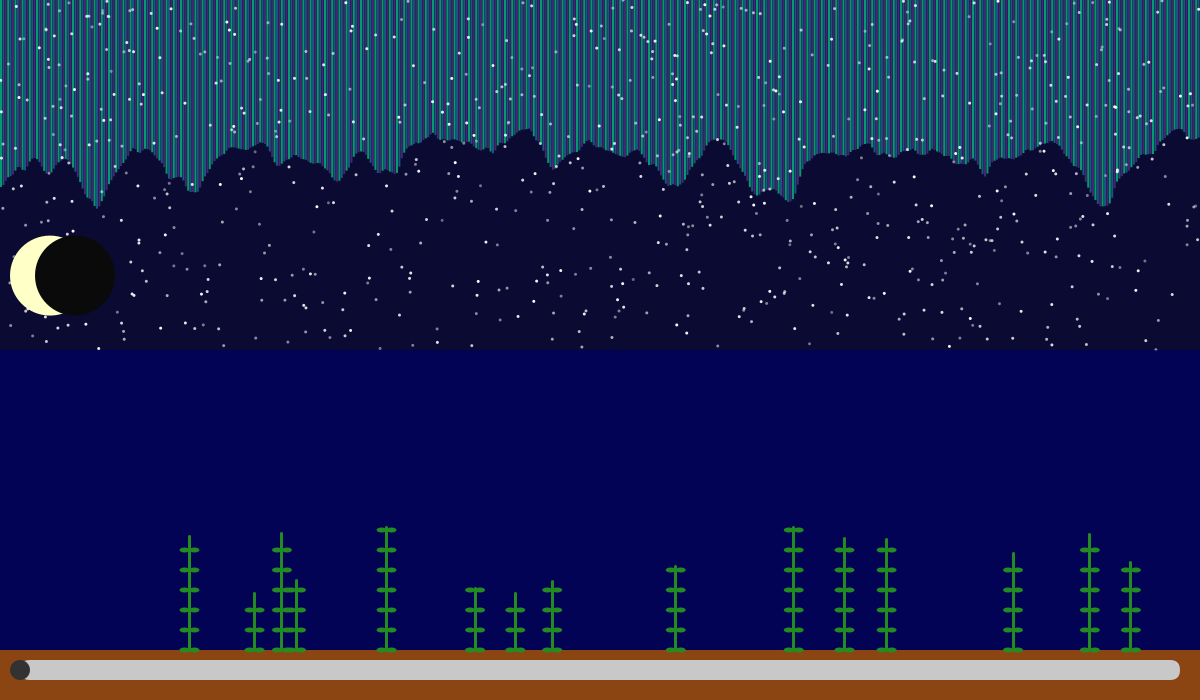
Frame 1 (no input)
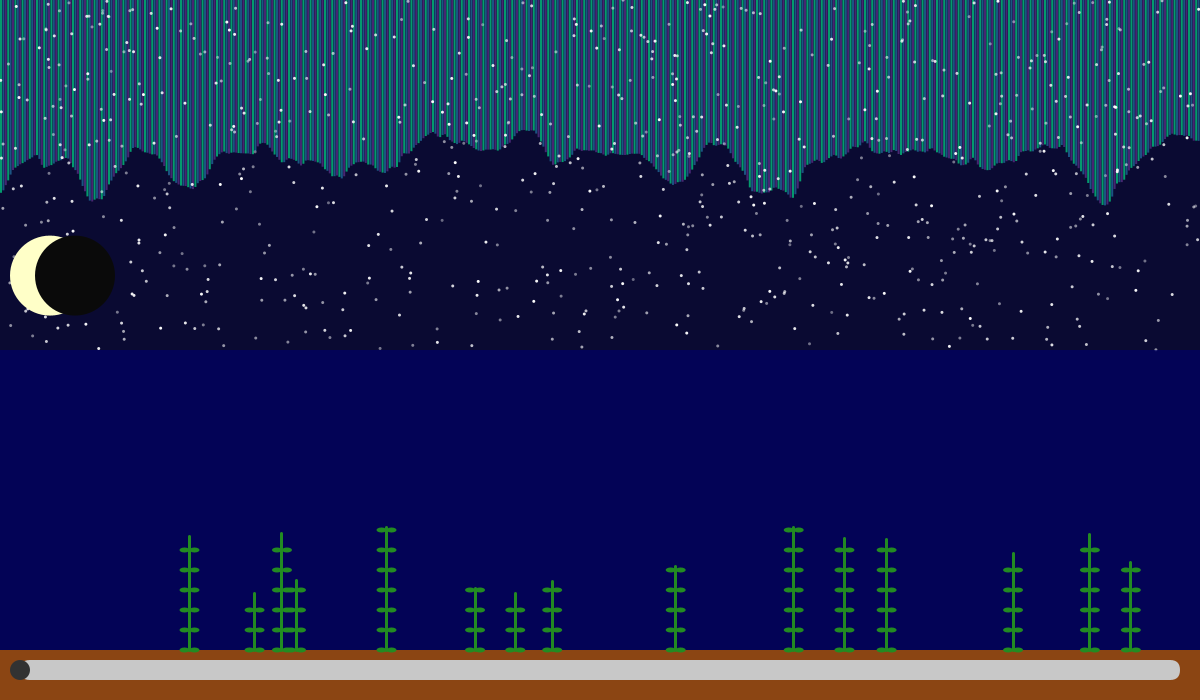
Frame 60 (the mouse pressed at the canvas centre just before this capture)
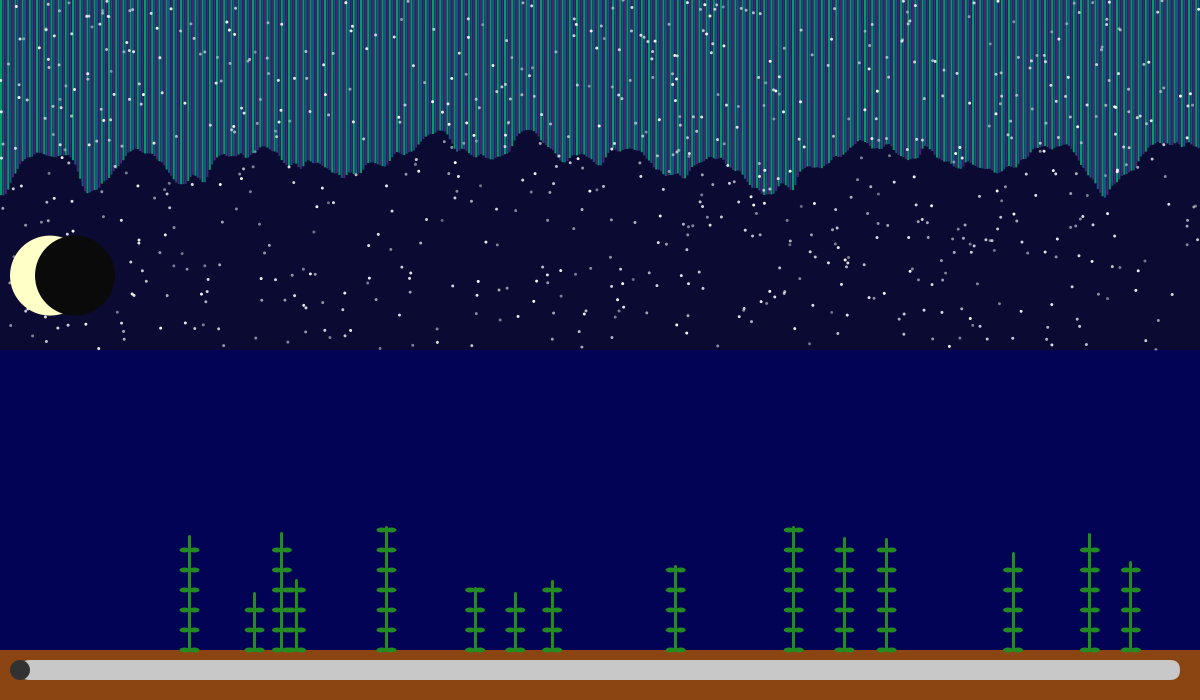
Frame 120 (the mouse held since frame 60 and released just before this capture)

The Processing sketch that drew these frames (run headless with seeded random() and noise(); from frame 60 on, the mouse is pressed at the canvas centre):

// Processing sketch: Bilal_Amir
// ── Bilal_Amir.pde
// the initiation of the creation of the stars using the class also added the object based design by positoning the stars
class Star {
    float x, y;        // Position of the star
    float brightness;  // Brightness of the star

    // the postions of the stars and the brighness
    Star(float x, float y, float brightness) {
        this.x = x;
        this.y = y;
        this.brightness = brightness;
    }
    // Method to display the star
    void display(float alpha) {
        fill(255, 255, 255, brightness * alpha); // by using the alpha function the stars are able to dim its value must be <1 to dim
        ellipse(x, y, 3, 3); // 
    }
}
//creation of the plants a similar simple format as before
// Plant class
class Plant {
    float x, y;        // setting the position of the plant
    float height;      // Height of the plant

    // Constructor
    Plant(float x, float y, float height) {
        this.x = x;
        this.y = y;
        this.height = height;
    }
    // Method to display the plant
    void display() {
        stroke(34, 139, 34); // colur finding 
        strokeWeight(3);
        line(x, y, x, y - height);

        noStroke();
        fill(34, 139, 34);
        for (float i = 0; i < height; i += 20) { //a for loop which is to reapeat the leaf every 20 units
            ellipse(x - 5, y - i, 10, 5); //the creation of the leaves for the seaweed on the right side 
            ellipse(x + 5, y - i, 10, 5); 
        }
    }
}

// Reef class
class Reef {
    float x, y;        // Position of the reef
    float width, height; // Size of the reef

    // same processes as above
    Reef(float x, float y, float width, float height) {
        this.x = x;
        this.y = y;
        this.width = width;
        this.height = height;
    }

    void display() {
        fill(139, 69, 19); 
        rect(x, y, width, height, 10); // a rectangle is used as the model for the reef
    }
}

ArrayList<Star> stars = new ArrayList<Star>();
ArrayList<Plant> plants = new ArrayList<Plant>();
ArrayList<Reef> reefs = new ArrayList<Reef>();

// varibles to iniltailze the time of day slider and arura effects
float auroraOffset = 0;

// Time of day slider (0 = moonrise on the left, 1 = twilight on the right)
float timeOfDay = 0.0;

void setup() {
    size(1200, 700);
    noStroke();

    // by using a for loop I can choose as many stars as I want which are to ble placed in a random location however only above the top half to ensure that the stars are not in the water
    for (int i = 0; i < 800; i++) {
        float starX = random(width);
        float starY = random(height / 2); // needed to do this becasue intitaly the stars were in the water and after this the stars are in the top half of the page
        float starBrightness = random(100, 255); //each star gets a random brightness 
        stars.add(new Star(starX, starY, starBrightness));  
    }
// a same approch as the stars, the plants would form randomly after every output
    // Initialize plants (on the sea floor)
    for (int i = 0; i < 15; i++) {
        float plantX = random(50, width - 50); 
        float plantHeight = random(50, 150);  
        plants.add(new Plant(plantX, height - 50, plantHeight));
    }
}

void draw() {
    // the attempt to make the background transion to night to twilight by using the lerpcolor function, the first set of color is the initatial and the second
    // is the last and the contrain is used so that the it trasitions slowly and has a min and max vaulue 
    color skyColor = lerpColor(color(10, 10, 50), color(255, 180, 100), constrain(timeOfDay - 0.7, 0, 0.3) * 3); // A smooth twilight transition 
    background(skyColor);

    // by using this it can control the rate at which the stars fade when the user slides the mouse a higher value would be outputed thus less bright stars
    float alpha = 1 - constrain(timeOfDay * 1, 0, 1); // Gradually fade out stars and aurora
// similar concepts here as the slider is to be dragged the value of alpha is to increase therefore the stars and arura fade out slowly
    drawAurora(alpha);
// A for loop was used to show the stars after changes were made otherwise they would be covered up by the arura
    for (Star star : stars) {
        star.display(alpha);
    }
    drawMoon();
    drawSea();
// A for loop was used to show the plants after changes were made otherwise they would be covered up 
    for (Plant plant : plants) {
        plant.display();
    }
    // Draw the time of day slider
    drawSlider();
}
// A cresent shpape was not possoble therefore it is an illusion of one birght circle and dark circle overlapped to create a cresent effec
// the two circles must act as one 
void drawMoon() {
    // for the x postion the map function is used and also there is the time of day function in it are the values for zero to one with zero being the left hand side and 
    // one being the right hand like a min/max value also the width is 50 so that the moon stay in the screen after the user inputs otherwise it would go out of the frame. in the later
    // lines of code it can be seen that the value for x and y for the moon is user dependant using the slder
    float moonX = map(timeOfDay, 0, 1, 50, width - 50); 
    // the inital height was found iteritvly by guess and check to see which value would closely resemble the moon rise and to simulate a real moon cycle a sin fuction was uses
   // with the input being the time of day subtrctred from the sin funtcion because adding it causes the moon to fall in the water, the sin function which takes on the timeofday and is also scaled by a factor of 3 since initualy the moon was setting in the water
   // and the period needed to be less and a by mutlipiing by a constant the problem was solved and it was done iteritlvy mostly by guess and check
    float moonY = height / 2.54 - sin(timeOfDay *3) * (height / 6); // Arc-like vertical motion, stays above sea
    //the primialry white circle
    fill(255, 255, 200);
    ellipse(moonX, moonY, 80, 80); // Moon position is user dependant and size

    // second cicle for the cresent moon a dark color is used
    fill(10, 10, 10);
    ellipse(moonX + 25, moonY, 80, 80); //  shadow for crescent this is also user dependant but needs to stay a bit far to keep the shape also size is from here
}

void drawAurora(float alpha) {
    int[] colors = { color(0, 255, 150, 150), color(50, 200, 255, 100), color(200, 100, 255, 80) };//needed to create a gradient effect since there are 3 colors in a arura
    int streakCount = 500;//how many of these light bars are present 
    float streakWidth = width / streakCount;

    for (int i = 0; i < streakCount; i++) {
        float x = map(i, 0, streakCount, 0, width);//used to ensure the domain of the streaks where x=0 as the min and x=width as the max
        float noiseValue = noise(i * 0.05, auroraOffset);// by using the noise function which takes on the current number of streaks mutlipled by a scaler which was determined by guess and check
       // the situaion here is like a the period and amiptude of a wave with i*0.5 being the period and aurouraoffset as the am
        float streakHeight = map(noiseValue, 0, 1, height / 6, height / 3); //To ensure that the range of the height is restricted
        fill(colors[i % colors.length], alpha * 255); // Appling  fading alpha and the gradient of the colors
        rect(x, 0, streakWidth, streakHeight);
    }
    auroraOffset += 0.002; //becusae of this the aurua is able to move up and down continously
}
// a simple drawing for the sea floor and reef using the rect and some colors
void drawSea() {
    fill(0, 0, 100, 180); // Blue for the sea
    rect(0, height / 2, width, height / 2); // Sea region

    fill(139, 69, 19); // Brown for the seafloor
    rect(0, height - 50, width, 50); // Seafloor
}
// need slider for user inputs
void drawSlider() {
    // Draw slider background
    fill(200);
    rect(20, height - 40, width - 40, 20, 10);
    fill(50);
    float sliderX = map(timeOfDay, 0, 1, 20, width - 20); 
    ellipse(sliderX, height - 30, 20, 20); // the circular slideer handle 
}
//now the user based input part where the mouse drgged function is used by changing the common varible which is the timeofday fubction the arura can go away and twight can form as well as the stars fade
void mouseDragged() {
    // Update timeOfDay based on slider movement
    if (mouseY > height - 50 && mouseY < height - 20) // in order for the handle to dragged by the user it needs to have the same vertical ranges 
        timeOfDay = map(mouseX, 20, width - 20, 0, 1); // handle spans 0 to 1
        timeOfDay = constrain(timeOfDay, 0, 1); // 
    }
